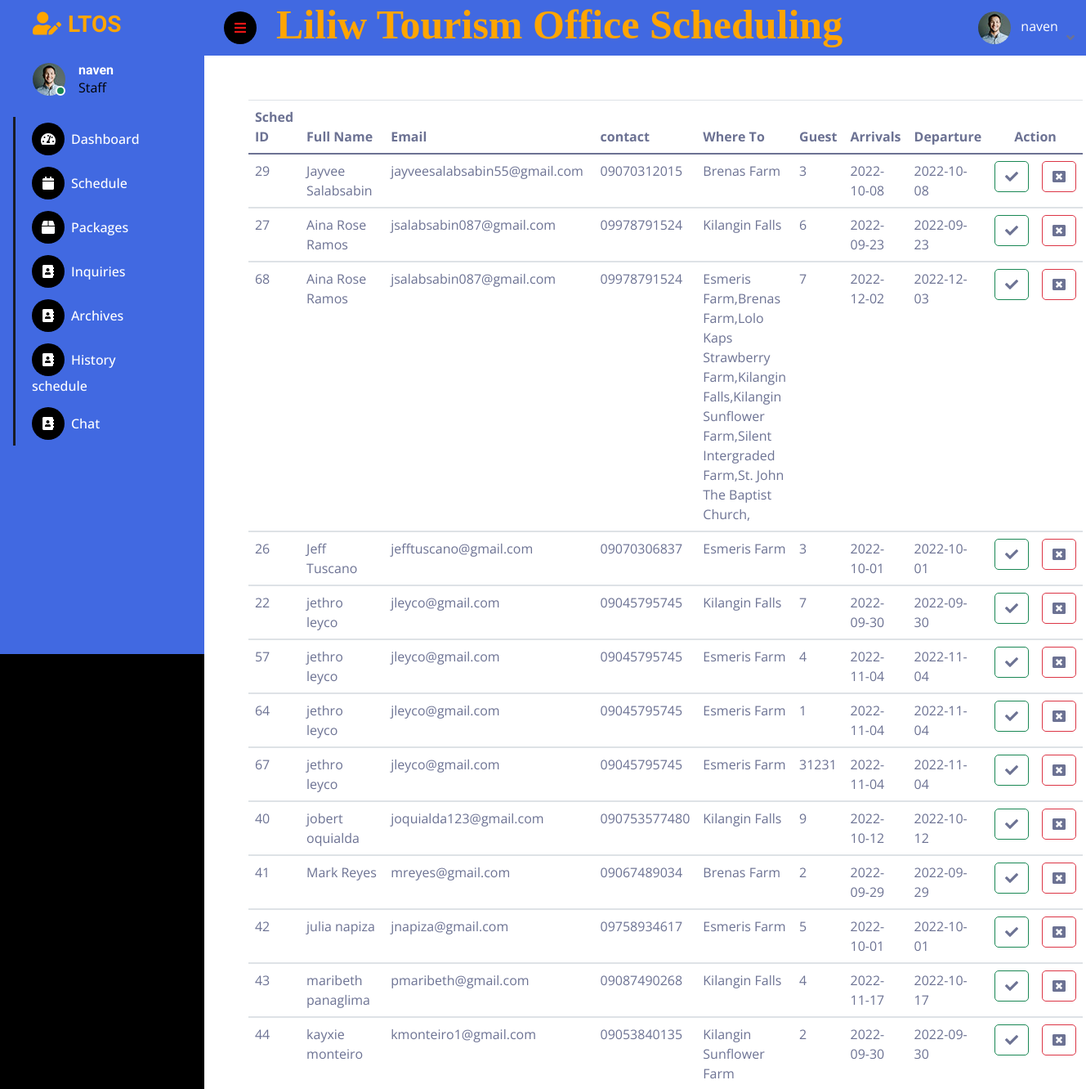
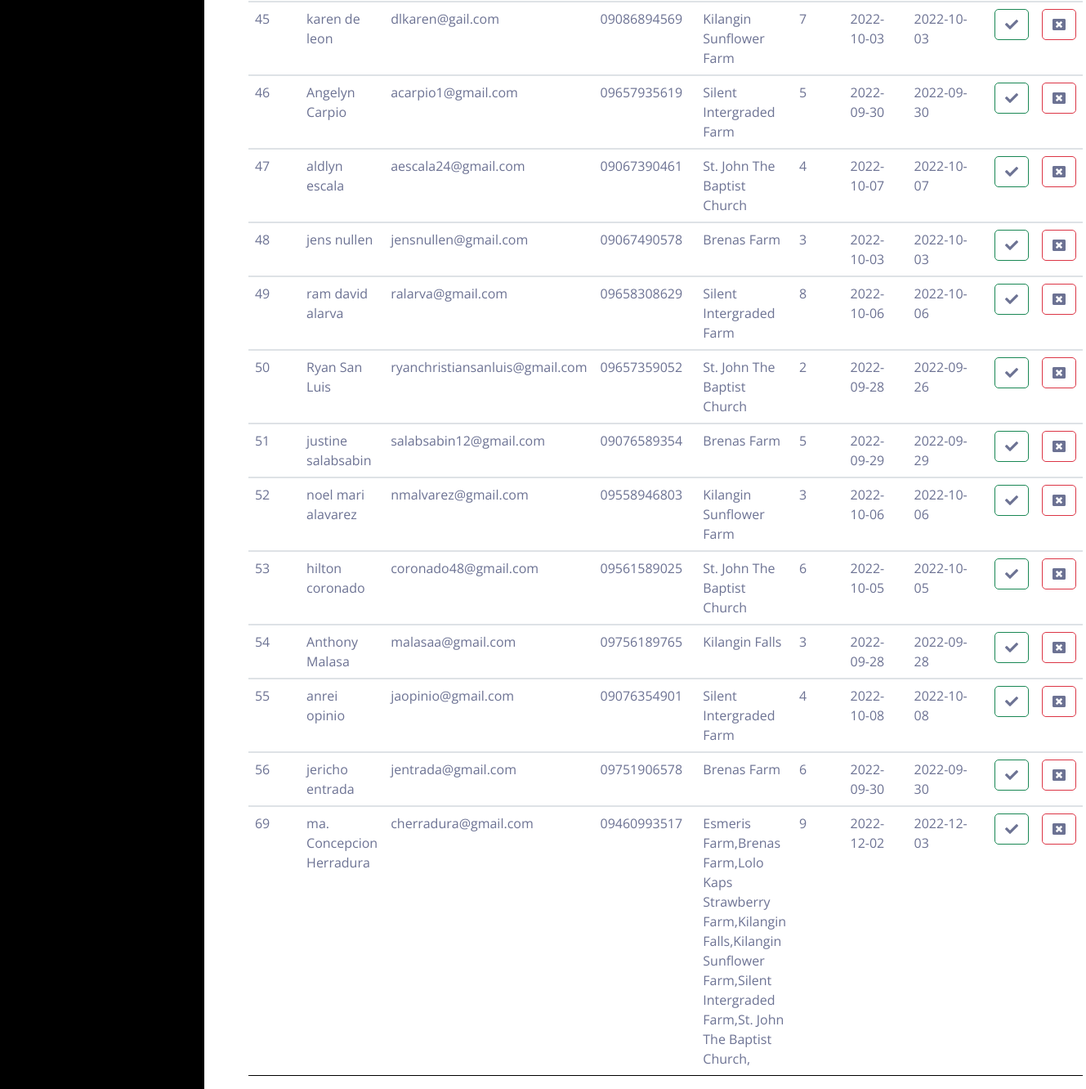
The page /ltos/schedule2.php (signed in) on the database its author committed (2 pictures, top to bottom).
### tables this page shows
CREATE TABLE `schedule` (
  `sched_id` int(11) NOT NULL,
  `username` varchar(50) NOT NULL,
  `placeto` varchar(500) NOT NULL,
  `guest` varchar(30) NOT NULL,
  `arrivals` varchar(30) NOT NULL,
  `departure` varchar(30) NOT NULL,
  `status` varchar(100) NOT NULL
);

CREATE TABLE `users` (
  `user_id` int(11) NOT NULL,
  `fullname` varchar(100) NOT NULL,
  `username` varchar(100) NOT NULL,
  `email` varchar(100) NOT NULL,
  `contact` varchar(30) NOT NULL,
  `valid_id` varchar(255) NOT NULL,
  `password` varchar(100) NOT NULL,
  `cpassword` varchar(255) NOT NULL,
  `role` varchar(10) NOT NULL,
  `images` varchar(255) NOT NULL
);

### ltos/schedule2.php (the view, shortened to what this page needs)
<?php
if ($_SESSION['username']) {
?>
<!DOCTYPE html>
<html lang="en">
<head>
    <link rel="stylesheet" href="https://use.fontawesome.com/releases/v5.7.1/css/all.css">
    <link rel="stylesheet" href="https://stackpath.bootstrapcdn.com/bootstrap/4.1.3/css/bootstrap.min.css"
>
    <link rel="stylesheet" href="https://stackpath.bootstrapcdn.com/font-awesome/4.7.0/css/font-awesome.min.css">
    <link rel="stylesheet" type="text/css" href="../bootstrap-4.6.0-dist/css/bootstrap.min.css">
    <link href="https://cdnjs.cloudflare.com/ajax/libs/font-awesome/5.10.0/css/all.min.css" rel="stylesheet">
    <link href="https://cdn.jsdelivr.net/npm/bootstrap-icons@1.4.1/font/bootstrap-icons.css" rel="stylesheet">
    <link href="lib/owlcarousel/assets/owl.carousel.min.css" rel="stylesheet">
    <link href="lib/tempusdominus/css/tempusdominus-bootstrap-4.min.css" rel="stylesheet" />
    <link href="css/bootstrap.min.css" rel="stylesheet">
    <link href="css/style.css" rel="stylesheet">
</head>
<body>
    <div class="container-fluid position-relative d-flex p-0">
         <div class="sidebar pe-4 pb-3">
            <nav class="navbar ">
                <a href="index.html" class="navbar-brand mx-4 mb-3">
                    <h3 class="text"><i class="fa fa-user-edit me-2"></i>LTOS</h3>
                </a>
                <div class="d-flex align-items-center ms-4 mb-4">
                    <div class="position-relative">
                        <img class="rounded-circle" src="img/user.jpg" alt="" style="width: 40px; height: 40px;">
                        <div class="bg-success rounded-circle border border-2 border-white position-absolute end-0 bottom-0 p-1"></div>
                    </div>
                    <?php
            $user = $_SESSION['username'];
                    ?>
                    <div class="ms-3">
                        <h6 class="mb-0"><?php echo $user ?></h6>
                        <span style="color: #000;">Staff</span>
                    </div>
                </div>
                <div class="navbar-nav w-100">
                    <a href="staffpage.php" class="nav-item nav-link "><i class="fa fa-tachometer-alt me-2"></i>Dashboard</a>
                    <div class="nav-item dropdown">
                    <a href="schedule2.php" class="nav-item nav-link"><i class="fa fa-calendar me-2"></i>Schedule</a>
                    <a href="packages1.php" class="nav-item nav-link"><i class="fa fa-box me-2"></i>Packages</a>
                    <a href="contact3.php" class="nav-item nav-link"><i class="fa fa-address-book me-2"></i>Inquiries</a>
                    <a href="archives1.php" class="nav-item nav-link"><i class="fa fa-address-book me-2"></i>Archives</a>
                    <a href="hos.php" class="nav-item nav-link"><i class="fa fa-address-book me-2"></i>History schedule</a>
                    <a href="chatstaff.php?id=1" class="nav-item nav-link"><i class="fa fa-address-book me-2"></i>Chat</a>
            </nav>
        </div>
        <div class="content">
            <nav class="navbar navbar-expand bg-seagreen sticky-top px-4 py-0">
                <a href="#" class="sidebar-toggler flex-shrink-0">
                    <i class="fa fa-bars"></i>
                </a>
                <form class="d-none d-md-flex ms-4">
                    <h1 class="header">Liliw Tourism Office Scheduling</h1>
                </form>
                <div class="navbar-nav align-items-center ms-auto">
                    <div class="nav-item dropdown">
                        <a href="#" class="nav-link dropdown-toggle" data-bs-toggle="dropdown">
                            <img class="rounded-circle me-lg-2" src="img/user.jpg" alt="" style="width: 40px; height: 40px;">
                            <span class="d-none d-lg-inline-flex "style="color: #fff;"><?php echo $user ?></span>
                        </a>
                    </div>
                </div>
            </nav>
            <?php
            require('../config.php');
            $sqlget ="SELECT * FROM schedule
            INNER JOIN users ON schedule.username = users.username";
            $sqldata = mysqli_query($con,$sqlget) or die("Unable to display: " . mysqli_connect_error());
            echo "<table style='width: 90%; margin-top:5%; margin-left: 5%;' class='table table-hover'>";
            echo "<thead><tr><th> Sched ID</th>";
            echo "<th> Full Name</th>
                    <th> Email</th>
                    <th> contact</th>
                    <th> Where To</th>
                    <th> Guest</th>
                    <th> Arrivals</th>
                    <th> Departure</th>
                    <th colspan='2'><center>Action</center></th></tr><thead>";
            while($row=mysqli_fetch_assoc($sqldata)){
                echo "<tbody id='myTable'><tr><td>";
                echo $id=$row['sched_id'];
                echo "</td>";
                echo "<td>";
                echo $fname=$row['fullname'];
                echo "</td>";
                echo "<td>";
                echo $row['email'];
                echo "</td>";
                echo "<td>";
                echo $row['contact'];
                echo "</td>";
                echo "<td>";
                echo $row['placeto'];
                echo "</td>";
                echo "<td>";
                echo $row['guest'];
                echo "</td>";
                echo "<td>";
                echo $row['arrivals'];
                echo "</td>";
                echo "<td>";
                echo $row['departure'];
                echo "</td>";
            ?>
            <td>
                <a class="btn btn-outline-success"><i class="fas fa-check"></i></a>
            </td>
            <td>
                <a class="btn btn-outline-danger"><i class="fa fa-window-close" aria-hidden="true"></i></a>
            </td>
            </tr></tbody>
            <?php
            }	echo "</table>";
            ?>
</body>
</html>
<?php } else {
    echo "<script type='text/javascript'>alert('Access Denied!!!')</script>";
} ?>

### ltos/css/style.css (style rules this page uses)
:root { --primary: #ffa500; --secondary: #191C24; --light: #6C7293; --dark: #000000; --white: #fff; --blue: #4169e1; }
.header { color: var(--primary); font-size: 50px; font-family: 'Times New Roman'; }
.navbar-nav { color: var(--white); }
.text { color: var(--primary); }
.btn { transition: .5s; }
td,th { color: var(--black); }
.sidebar { position: fixed; top: 0; left: 0; bottom: 0; width: 250px; height: 100vh; overflow-y: auto; background: var(--blue); transition: 0.5s; z-index: 999; }
.navbar { background: var(--blue); }
.content { margin-left: 250px; min-height: 100vh; background: var(--white); transition: 0.5s; }
@media (min-width: 992px) { .sidebar { margin-left: 0; } }
@media (min-width: 992px) { .content { width: calc(100% - 250px); } }
.sidebar .navbar .navbar-nav .nav-link { padding: 7px 20px; color: var(--white); font-weight: 500; border-left: 3px solid var(--secondary); border-radius: 0 30px 30px 0; outline: none; }
.sidebar .navbar .navbar-nav .nav-link i { width: 40px; height: 40px; display: inline-flex; align-items: center; justify-content: center; background: var(--dark); border-radius: 40px; }
.content .navbar .navbar-nav .nav-link { margin-left: 25px; padding: 12px 0; color: var(--light); outline: none; }
.content .navbar .sidebar-toggler, .content .navbar .navbar-nav .nav-link i { width: 40px; height: 40px; display: inline-flex; align-items: center; justify-content: center; background: var(--dark); border-radius: 40px; }
.content .navbar .dropdown-toggle::after { margin-left: 6px; vertical-align: middle; border: none; content: "\f107"; font-family: "Font Awesome 5 Free"; font-weight: 900; transition: .5s; }

### rows shown on the page
schedule: sched_id "29", users.fullname "Jayvee Salabsabin", users.email "jayveesalabsabin55@gmail.com", users.contact "09070312015", placeto "Brenas Farm", guest "3", arrivals "2022-10-08", departure "2022-10-08"
schedule: sched_id "27", users.fullname "Aina Rose Ramos", users.email "jsalabsabin087@gmail.com", users.contact "09978791524", placeto "Kilangin Falls", guest "6", arrivals "2022-09-23", departure "2022-09-23"
schedule: sched_id "68", users.fullname "Aina Rose Ramos", users.email "jsalabsabin087@gmail.com", users.contact "09978791524", placeto "Esmeris Farm,Brenas Farm,Lolo Kaps Strawberry Farm,Kilangin Falls,Kilangin Sunflower Farm,Silent Intergraded Farm,St. John The Baptist Church,", guest "7", arrivals "2022-12-02", departure "2022-12-03"
schedule: sched_id "26", users.fullname "Jeff Tuscano", users.email "jefftuscano@gmail.com", users.contact "09070306837", placeto "Esmeris Farm", guest "3", arrivals "2022-10-01", departure "2022-10-01"
schedule: sched_id "22", users.fullname "jethro leyco", users.email "jleyco@gmail.com", users.contact "09045795745", placeto "Kilangin Falls", guest "7", arrivals "2022-09-30", departure "2022-09-30"
schedule: sched_id "57", users.fullname "jethro leyco", users.email "jleyco@gmail.com", users.contact "09045795745", placeto "Esmeris Farm", guest "4", arrivals "2022-11-04", departure "2022-11-04"
schedule: sched_id "64", users.fullname "jethro leyco", users.email "jleyco@gmail.com", users.contact "09045795745", placeto "Esmeris Farm", guest "1", arrivals "2022-11-04", departure "2022-11-04"
schedule: sched_id "67", users.fullname "jethro leyco", users.email "jleyco@gmail.com", users.contact "09045795745", placeto "Esmeris Farm", guest "31231", arrivals "2022-11-04", departure "2022-11-04"
schedule: sched_id "40", users.fullname "jobert oquialda", users.email "joquialda123@gmail.com", users.contact "090753577480", placeto "Kilangin Falls", guest "9", arrivals "2022-10-12", departure "2022-10-12"
schedule: sched_id "41", users.fullname "Mark Reyes", users.email "mreyes@gmail.com", users.contact "09067489034", placeto "Brenas Farm", guest "2", arrivals "2022-09-29", departure "2022-09-29"
schedule: sched_id "42", users.fullname "julia napiza", users.email "jnapiza@gmail.com", users.contact "09758934617", placeto "Esmeris Farm", guest "5", arrivals "2022-10-01", departure "2022-10-01"
schedule: sched_id "43", users.fullname "maribeth panaglima", users.email "pmaribeth@gmail.com", users.contact "09087490268", placeto "Kilangin Falls", guest "4", arrivals "2022-11-17", departure "2022-10-17"
schedule: sched_id "44", users.fullname "kayxie monteiro", users.email "kmonteiro1@gmail.com", users.contact "09053840135", placeto "Kilangin Sunflower Farm", guest "2", arrivals "2022-09-30", departure "2022-09-30"
schedule: sched_id "45", users.fullname "karen de leon", users.email "dlkaren@gail.com", users.contact "09086894569", placeto "Kilangin Sunflower Farm", guest "7", arrivals "2022-10-03", departure "2022-10-03"
schedule: sched_id "46", users.fullname "Angelyn Carpio", users.email "acarpio1@gmail.com", users.contact "09657935619", placeto "Silent Intergraded Farm", guest "5", arrivals "2022-09-30", departure "2022-09-30"
schedule: sched_id "47", users.fullname "aldlyn escala", users.email "aescala24@gmail.com", users.contact "09067390461", placeto "St. John The Baptist Church", guest "4", arrivals "2022-10-07", departure "2022-10-07"
schedule: sched_id "48", users.fullname "jens nullen", users.email "jensnullen@gmail.com", users.contact "09067490578", placeto "Brenas Farm", guest "3", arrivals "2022-10-03", departure "2022-10-03"
schedule: sched_id "49", users.fullname "ram david alarva", users.email "ralarva@gmail.com", users.contact "09658308629", placeto "Silent Intergraded Farm", guest "8", arrivals "2022-10-06", departure "2022-10-06"
schedule: sched_id "50", users.fullname "Ryan San Luis", users.email "ryanchristiansanluis@gmail.com", users.contact "09657359052", placeto "St. John The Baptist Church", guest "2", arrivals "2022-09-28", departure "2022-09-26"
schedule: sched_id "51", users.fullname "justine salabsabin", users.email "salabsabin12@gmail.com", users.contact "09076589354", placeto "Brenas Farm", guest "5", arrivals "2022-09-29", departure "2022-09-29"
schedule: sched_id "52", users.fullname "noel mari alavarez", users.email "nmalvarez@gmail.com", users.contact "09558946803", placeto "Kilangin Sunflower Farm", guest "3", arrivals "2022-10-06", departure "2022-10-06"
schedule: sched_id "53", users.fullname "hilton coronado", users.email "coronado48@gmail.com", users.contact "09561589025", placeto "St. John The Baptist Church", guest "6", arrivals "2022-10-05", departure "2022-10-05"
schedule: sched_id "54", users.fullname "Anthony Malasa", users.email "malasaa@gmail.com", users.contact "09756189765", placeto "Kilangin Falls", guest "3", arrivals "2022-09-28", departure "2022-09-28"
schedule: sched_id "55", users.fullname "anrei opinio", users.email "jaopinio@gmail.com", users.contact "09076354901", placeto "Silent Intergraded Farm", guest "4", arrivals "2022-10-08", departure "2022-10-08"
schedule: sched_id "56", users.fullname "jericho entrada", users.email "jentrada@gmail.com", users.contact "09751906578", placeto "Brenas Farm", guest "6", arrivals "2022-09-30", departure "2022-09-30"
schedule: sched_id "69", users.fullname "ma. Concepcion Herradura", users.email "cherradura@gmail.com", users.contact "09460993517", placeto "Esmeris Farm,Brenas Farm,Lolo Kaps Strawberry Farm,Kilangin Falls,Kilangin Sunflower Farm,Silent Intergraded Farm,St. John The Baptist Church,", guest "9", arrivals "2022-12-02", departure "2022-12-03"

### other values the page prints
$user "naven"
